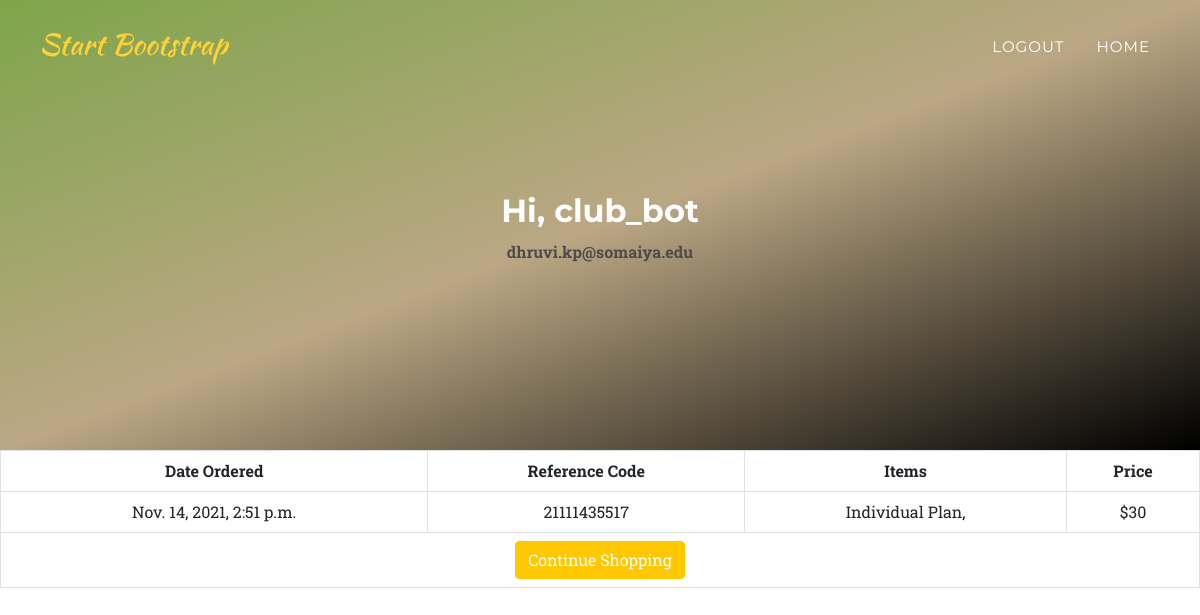
/profile/ (signed in), run on the app's committed database.
### myapp/models.py (models this page shows, shortened)
class Order(models.Model):
    ref_code = models.CharField(max_length=15)
    owner = models.ForeignKey(Profile, on_delete=models.SET_NULL, null=True)
    is_ordered = models.BooleanField(default=False)
    items = models.ManyToManyField(OrderItem)
    date_ordered = models.DateTimeField(auto_now=True)
    def get_cart_total(self):
        return sum([item.product.price for item in self.items.all()])

class OrderItem(models.Model):
    product = models.OneToOneField(Product, on_delete=models.SET_NULL, null=True)
    is_ordered = models.BooleanField(default=False)
    date_added = models.DateTimeField(auto_now=True)
    date_ordered = models.DateTimeField(null=True)

class Product(models.Model):
    name = models.CharField(max_length=120)
    product_img = models.ImageField(upload_to='pics')
    little_description = models.CharField(max_length=600)
    price = models.IntegerField()

### myapp/views.py (the view)
# urls.py: path('profile/', user_views.my_profile, name='profile'),
def my_profile(request):
	my_user_profile = Profile.objects.filter(user=request.user).first()
	my_orders = Order.objects.filter( owner=my_user_profile)
	context = {
		'my_orders': my_orders
	}
	return render(request, "myapp/profile.html", context)

### template/myapp/profile.html (shortened to what this page needs)
{% load static %}
{% load crispy_forms_tags %}
<!DOCTYPE html>
<html lang="en">
    <head>
        <link href="{% static '../static/css/styles.css'%}" rel="stylesheet" />
    </head>
    <body id="page-top">
        <nav class="navbar navbar-expand-lg navbar-dark fixed-top" id="mainNav">
            <div class="container">
                <a class="navbar-brand" href="#page-top"><img src="{% static '../static/assets/img/navbar-logo.svg' %}" alt="..." /></a>
                <div class="collapse navbar-collapse" id="navbarResponsive">
                    <ul class="navbar-nav text-uppercase ms-auto py-4 py-lg-0">
                        <li class="nav-item"><a class="nav-link" href="{% url 'logout' %}">Logout</a></li>
                        <li class="nav-item"><a class="nav-link" href="{% url 'index' %}">Home</a></li>
                    </ul>
                </div>
            </div>
        </nav>
<header class="masthead1">
    {% block content %}
<div class="container">
    <div class="content-section">
      <div class="media">
        <div class="media-body">
          <h2 class="account-heading">Hi, {{ user.username }}</h2>
          <p  style="font-weight: bold; color: rgb(80, 75, 75);">{{ user.email }}</p>
        </div><br><br><br>
      </div>
    </div></div>
{% endblock content %}
</header>
<table class="table table-hover table-bordered text-center">
      <tr class="text-center">
        <th>Date Ordered</th>
        <th>Reference Code</th>
        <th>Items</th>
        <th>Price</th>
      </tr>
      {% for order in my_orders %}
        <tr>
          <td>{{ order.date_ordered }}</td>
          <td>{{ order.ref_code }}</td>
          <td>
        	{% for item in order.items.all %}
        		{{ item.product.name }},
      		{% endfor %}
      	  </td>
          <td>${{ order.get_cart_total }}</td>
        </tr>
      {% empty %}
        <tr>
          <td colspan= 4> You have no orders.</td>
        </tr>
      {% endfor %}
      <tr>
        <td colspan=4>
          <a href="{% url 'menupage' %}" class="btn btn-warning pull-left">
            {% if not order %}Continue Shopping{% else %}Add Items to Cart {% endif %}
          </a>
        </td>
      </tr>
    </table>
    </body>
</html>

### template/myapp/profile.html (style rules this page uses)
header.masthead1 { padding-top: 10.5rem; padding-bottom: 6rem; text-align: center; color: #fff; background-image:linear-gradient(to bottom right, #7ea54a,#bba784,black); background-repeat: no-repeat; background-attachment: scroll; background-position: center center; background-size: cover; }

### data on the page
Order: date_ordered "Nov. 14, 2021, 2:51 p.m.", ref_code "21111435517", get_cart_total "30"
OrderItem: product.name "Individual Plan"

### other printed values
{{ user.username }} "club_bot"
{{ user.email }} "dhruvi.kp@somaiya.edu"
